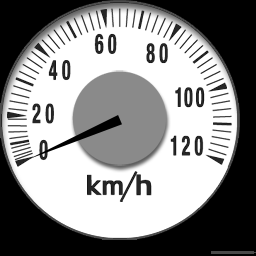
#> input picture meterjudge/meter_0.png, 256 x 256 px
$ python meterjudge.py
#> lines starting #> are read from the running program, lines starting #| are printed output that depends on the picture; after the words box and inside, x2 and y2 are one past the last pixel; in counts of white or black regions, pixels touching at a corner belong together
# tebure hosei http://www.learnopencv.com/image-alignment-ecc-in-opencv-c-python/
# http://tokyo.supersoftware.co.jp/code/3242
#https://github.com/atinfinity/lab/wiki/OpenCV%E3%82%92%E4%BD%BF%E3%81%A3%E3%81%9F%E3%83%A9%E3%83%99%E3%83%AA%E3%83%B3%E3%82%B0
# -*- coding: UTF-8 -*-

import cv2
import math
import numpy as np
import os
center = [120,120]
rangeval = [100, 1000]
if __name__ == '__main__':

    # 画像の読み込み
    img_src1 = cv2.imread("meter_0.png", 0)
#> img_src1 is the input picture: shape (256, 256); min 0, max 255, mean 140.5
    img_src2 = cv2.imread("meter_60.png", 0)
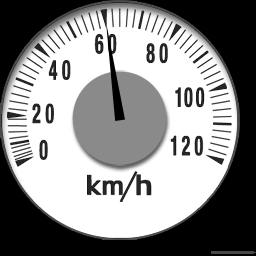
#> input picture meterjudge/meter_60.png, 256 x 256 px
#> img_src2 is the input picture: shape (256, 256); min 0, max 255, mean 140.6
    height, width = img_src1.shape[:2]
#> height = 256; width = 256
    # 背景画像との差分を算出
    img_diff = cv2.absdiff(img_src2, img_src1)
    img_src1 = cv2.cvtColor(img_src1, cv2.COLOR_GRAY2BGR)

    # 差分を二値化
    img_diffm = cv2.threshold(img_diff, 20, 255, cv2.THRESH_BINARY)[1]
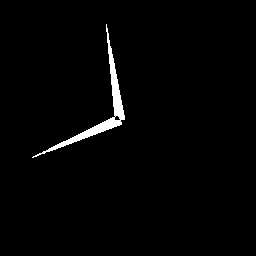
#> img_diffm: shape (256, 256); 1.7% white; 1 white region, box (x1, y1, x2, y2) and area: (32, 24, 125, 158) 1092


    # 膨張処理、収縮処理を施してマスク画像を生成
    operator = np.ones((3, 3), np.uint8)
    img_dilate = cv2.dilate(img_diffm, operator, iterations=4)
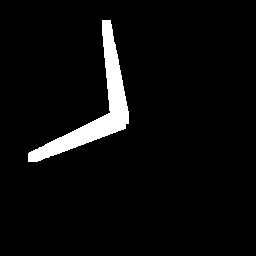
#> img_dilate: shape (256, 256); 4.7% white; 1 white region, box (x1, y1, x2, y2) and area: (28, 20, 129, 162) 3054
    img_mask = cv2.erode(img_dilate, operator, iterations=4)
#> img_mask: shape (256, 256); 1.7% white; 1 white region, box (x1, y1, x2, y2) and area: (32, 24, 125, 158) 1110

    # マスク画像を使って対象を切り出す
    img_dst = cv2.bitwise_and(img_src2, img_mask)

    img_diffm = cv2.circle(img_diffm, (center[0],center[1]),20, (0,0,0), -1)
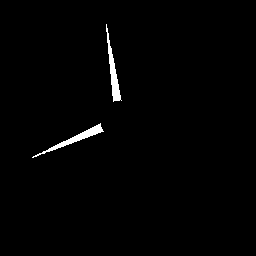
#> img_diffm: shape (256, 256); 1.1% white; 2 white regions, box (x1, y1, x2, y2) and area: (32, 123, 104, 158) 376, (106, 24, 122, 102) 372
    nLabels, labelImage, contours, GoCs = cv2.connectedComponentsWithStats(img_diffm)
#> labelImage: shape (256, 256) int32; 3 distinct labels, from 0 to 2
#> nLabels = 3; contours = [[0, 0, 256, 256, 64788], [106, 24, 16, 78, 372], [32, 123, 72, 35, 376]]; GoCs = [[127.9, 127.8], [112.8, 72.4], [75.63, 138.1]]
    colors = []
    dst = cv2.cvtColor(img_diff, cv2.COLOR_GRAY2BGR)
    for i in range(1, nLabels + 1):
        colors.append(np.array([np.random.randint(0, 255), np.random.randint(0, 255), np.random.randint(0, 255)]))

    for y in range(0, height):
        for x in range(0, width):
            if labelImage[y, x] > 0:
                dst[y, x] = colors[labelImage[y, x]]
            else:
                dst[y, x] = [0, 0, 0]
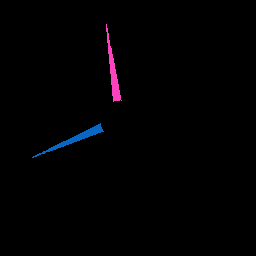
#> dst: shape (256, 256, 3); mean B, G, R 2.2, 1, 1.5
    thetadiff=[180,-180]
    for j in range(1, nLabels + 1):
        x,y,w,h,size = contours[j-1]
        if rangeval[0] < size < rangeval[1]:
            x,y = GoCs[j-1]
            theta = int(math.atan2(int(x)-center[0],-int(y)+center[1])*180/math.pi)
            if theta > thetadiff[1]:
                thetadiff[1]=theta
            if theta < thetadiff[0]:
                thetadiff[0]=theta
            print("theta = "+str(theta))
            dst = cv2.circle(dst, (int(x),int(y)), 2, (0,0,255), -1)
            img_src1=cv2.line(img_src1, (center[0],center[1]),(int(x),int(y)), (255,0,0), 5)
#> this loop made 3 passes
#> (w, h, size, theta) on passes 2 to 3: (16, 78, 372, -9), (72, 35, 376, -111)
#| theta = -9
#| theta = -111
#> pass 2, `img_src1=cv2.line(img_src1, (center[0],center[1]),(int(x),int(y)), (25..`:
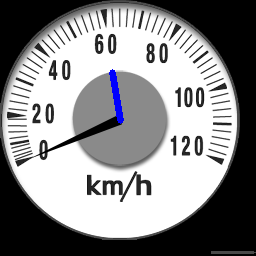
#> img_src1: shape (256, 256, 3); 0.54% of pixels changed, all inside (x1, y1, x2, y2) = (109, 69, 124, 124)
#> pass 3, `img_src1=cv2.line(img_src1, (center[0],center[1]),(int(x),int(y)), (25..`:
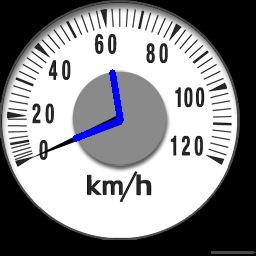
#> img_src1: shape (256, 256, 3); 0.51% of pixels changed, all inside (x1, y1, x2, y2) = (72, 118, 122, 142)
#> after the loop, thetadiff = [-111, -9]

    # 表示
    print("diff = "+str(thetadiff[1]-thetadiff[0]))
#| diff = 102
    cv2.imwrite("imgdist.png", dst)
    cv2.imwrite("imgorg1.png", img_src1)
    cv2.imwrite("result.png", img_diffm)
    cv2.imwrite("resultdiff.png", img_diff)
